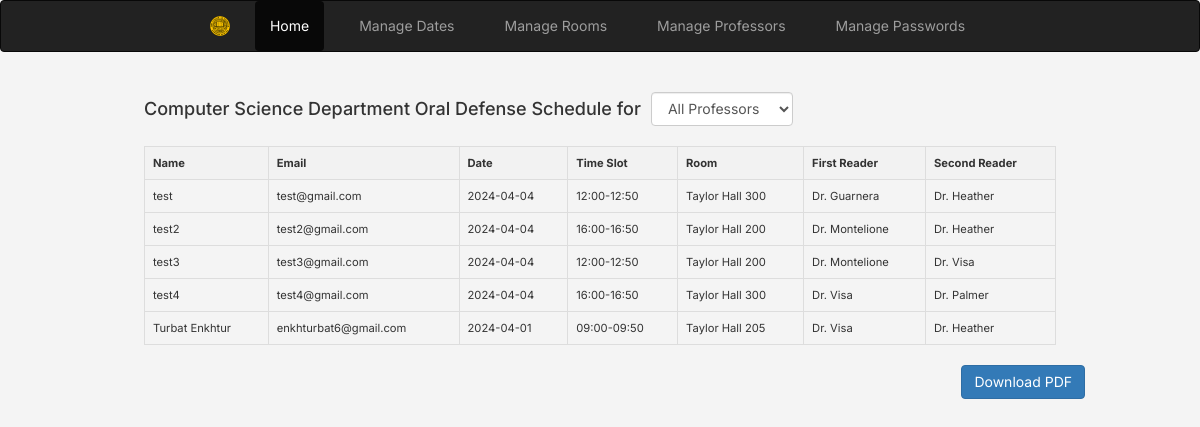
Page /admin_panel.php on the earlier database version.
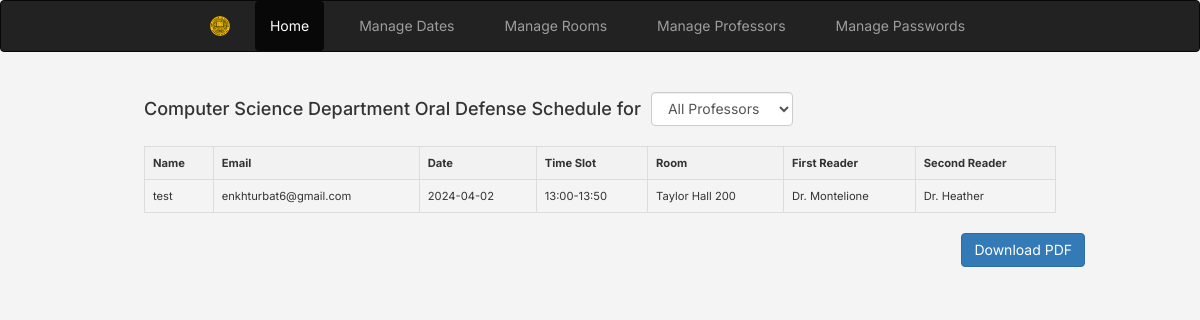
Same page on the later database version.
### tables this page shows
CREATE TABLE `bookings` (
  `name` text NOT NULL,
  `email` varchar(25) NOT NULL,
  `date` date NOT NULL,
  `timeslot` varchar(25) NOT NULL,
  `room` varchar(255) NOT NULL,
  `reader_one` varchar(255) NOT NULL,
  `reader_two` varchar(255) NOT NULL,
  `thesis` varchar(255) DEFAULT NULL
);

### admin_panel.php (the view, shortened to what this page needs)
<?php
$mysqli = new mysqli('localhost', 'root', '', 'bookingcalendar');
function fetchAllBookings($mysqli, $selectedProfessor = '') {
    if (!empty($selectedProfessor) && $selectedProfessor != 'All') {
        $stmt = $mysqli->prepare("SELECT * FROM bookings WHERE reader_one = ? OR reader_two = ?");
        $stmt->bind_param('ss', $selectedProfessor, $selectedProfessor);
    } else {
        $stmt = $mysqli->prepare("SELECT * FROM bookings");
    }
    $stmt->execute();
    $result = $stmt->get_result();
    $bookings = [];
    while ($row = $result->fetch_assoc()) {
        $bookings[] = $row;
    }
    return $bookings;
}
$selectedProfessor = isset($_GET['professor']) ? $_GET['professor'] : 'All';
$bookings = fetchAllBookings($mysqli, $selectedProfessor);
?>
<!DOCTYPE html>
<html>
<head>
    <link rel="stylesheet" href="https://maxcdn.bootstrapcdn.com/bootstrap/3.4.0/css/bootstrap.min.css">
</head>
<body>
    <nav class="navbar navbar-inverse">
      <div class="container-fluid">
        <ul class="nav navbar-nav">
        <img src="img/logo.png" alt="Logo" class="navbar-brand" href="https://wooster.edu/">
          <li class="<?= !isset($_GET['page']) ? 'active' : '' ?>"><a href="admin_panel.php">Home</a></li>
          <li class="<?= (isset($_GET['page']) && $_GET['page'] == 'set_dates') ? 'active' : '' ?>"><a href="admin_panel.php?page=set_dates">Manage Dates</a></li>
          <li class="<?= (isset($_GET['page']) && $_GET['page'] == 'room_availability') ? 'active' : '' ?>"><a href="admin_panel.php?page=room_availability">Manage Rooms</a></li>
          <li class="<?= (isset($_GET['page']) && $_GET['page'] == 'add_professor') ? 'active' : '' ?>"><a href="admin_panel.php?page=add_professor">Manage Professors</a></li>
          <li class="<?= (isset($_GET['page']) && $_GET['page'] == 'password_management') ? 'active' : '' ?>"><a href="admin_panel.php?page=password_management">Manage Passwords</a></li>
        </ul>
      </div>
    </nav>
    <div class="container">
        <?php
        if (isset($_GET['page'])) {
            $page = $_GET['page'];
            switch ($page) {
                case 'set_dates':
                    include('set_dates.php');
                    break;
                case 'room_availability':
                    include('room_availability.php');
                    break;
                case 'add_professor':
                    include('add_professor.php');
                    break;
                case 'password_management':
                    include('password_management.php');
                    break;
            }
        } else {
            echo '<div id="bookingsTable" class="table-responsive">';
            echo
            '<div class="control-row">
            <form action="" method="get" class="form-inline" style="display: flex; align-items: center;">
                <h4 style="margin-top: 20px; margin-bottom: 20px;">Computer Science Department Oral Defense Schedule for</h4>
                <div class="form-group">
                    <select name="professor" id="professor" class="form-control" onchange="this.form.submit()" style="margin-top: 20px; margin-bottom: 20px; margin-left: 10px;">
                        <option value="All">All Professors</option>';
                        echo '
                        </select>
                    </div>
                </form>
            </div>';
            echo '<table class="table table-bordered">';
            echo '<thead>';
            echo '<tr>';
            echo '<th>Name</th>';
            echo '<th>Email</th>';
            echo '<th>Date</th>';
            echo '<th>Time Slot</th>';
            echo '<th>Room</th>';
            echo '<th>First Reader</th>';
            echo '<th>Second Reader</th>';
            echo '</tr>';
            echo '</thead>';
            echo '<tbody>';
            foreach ($bookings as $booking) {
                echo '<tr>';
                echo '<td>'.htmlspecialchars($booking['name']).'</td>';
                echo '<td>'.htmlspecialchars($booking['email']).'</td>';
                echo '<td>'.htmlspecialchars($booking['date']).'</td>';
                echo '<td>'.htmlspecialchars($booking['timeslot']).'</td>';
                echo '<td>'.htmlspecialchars($booking['room']).'</td>';
                echo '<td>'.htmlspecialchars($booking['reader_one']).'</td>';
                echo '<td>'.htmlspecialchars($booking['reader_two']).'</td>';
                echo '</tr>';
            }
            echo '</tbody>';
            echo '</table>';
            echo '</div>';
            echo '
            <div class="col-md-11 text-right" style="margin-left: 25px;">
                <button onclick="generatePDF()" class="btn btn-primary">Download PDF</button>
            </div>';
        }
        ?>
    </div>
</body>
</html>

### admin_panel.php (style rules this page uses)
body { font-family: 'Inter', sans-serif; background-color: #f4f4f4; color: #333; }
.navbar-nav { display: flex; justify-content: center; width: 100%; }
.navbar-nav li { margin: 0 10px; }
.navbar-nav li a { border-radius: 4px; }
.navbar-nav .active a { background-color: #5cb85c; color: white !important; }
#bookingsTable { margin: 0px auto; width: 80%; }
#bookingsTable table { font-size: 0.8em; border-collapse: collapse; }
#bookingsTable th, #bookingsTable td { padding: 8px; border: 1px solid #ddd; }
#bookingsTable th { background-color: #f2f2f2; }

Differences in the rows shown:
removed bookings: name "test2", email "test2@gmail.com", date "2024-04-04", timeslot "16:00-16:50", room "Taylor Hall 200", reader_one "Dr. Montelione", reader_two "Dr. Heather"
removed bookings: name "test3", email "test3@gmail.com", date "2024-04-04", timeslot "12:00-12:50", room "Taylor Hall 200", reader_one "Dr. Montelione", reader_two "Dr. Visa"
removed bookings: name "test4", email "test4@gmail.com", date "2024-04-04", timeslot "16:00-16:50", room "Taylor Hall 300", reader_one "Dr. Visa", reader_two "Dr. Palmer"
removed bookings: name "Turbat Enkhtur", email "enkhturbat6@gmail.com", date "2024-04-01", timeslot "09:00-09:50", room "Taylor Hall 205", reader_one "Dr. Visa", reader_two "Dr. Heather"
changed bookings "test": email "test@gmail.com" → "enkhturbat6@gmail.com"; date "2024-04-04" → "2024-04-02"; timeslot "12:00-12:50" → "13:00-13:50"; room "Taylor Hall 300" → "Taylor Hall 200"; reader_one "Dr. Guarnera" → "Dr. Montelione"
